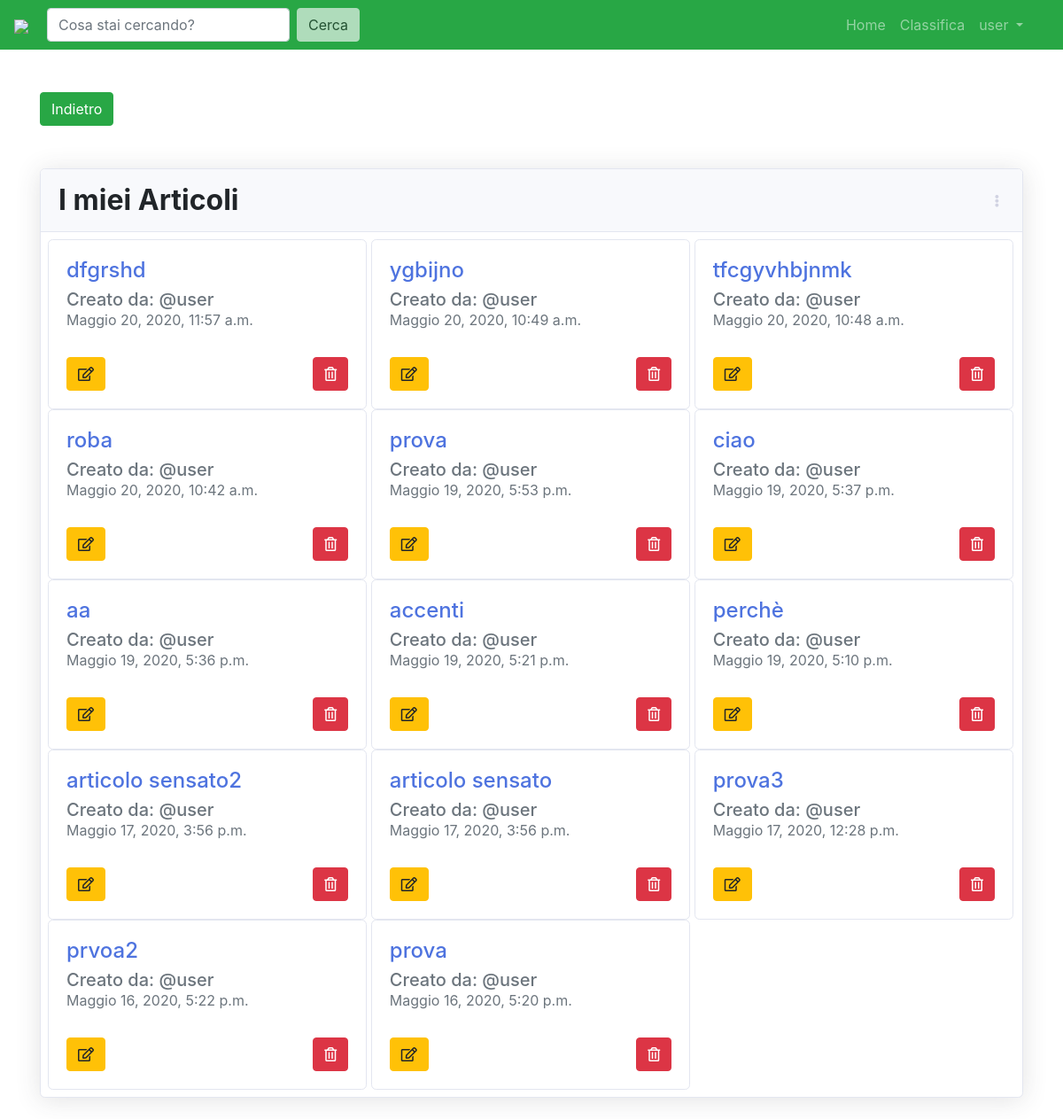
/user/user/ (signed in), run on the app's committed database.
### forum/models.py (models this page shows, shortened)
class Articolo(models.Model):
    titolo = models.CharField(max_length=120)
    descrizione = models.TextField()
    lingua_sorgente = models.CharField(max_length=5, default="it")
    data_creazione = models.DateTimeField(auto_now_add=True)
    autore_articolo = models.ForeignKey(User, on_delete=models.CASCADE, related_name="articoli")
    indice = models.FloatField(default=0.0)
    is_listed = models.BooleanField(default=True)  # default è pubblico
    lunghezza_minima_delle_parole_che_si_vogliono_eliminare = models.PositiveIntegerField(default=0)
    def get_absolute_url(self):
        return reverse("articolo_view", kwargs={"pk": self.pk})
    class Meta:
        verbose_name_plural = 'Articoli'

### core/views.py (the view)
# urls.py: path('user/<username>/', login_required(views.userProfileView), name='user_profile'),
def userProfileView(request, username, ):
    if request.user.username != username:
        return altriuserProfileView(request, username)
    user = get_object_or_404(User, username=username)
    articoli_utente = Articolo.objects.filter(autore_articolo=user.pk).order_by("-pk")
    context = {"user": user, "articoli_utente": articoli_utente}
    return render(request, 'core/profilo.html', context)

### core/templates/core/profilo.html
{% extends 'base.html' %}
{% load static %}
{% block content %}
    <link rel="stylesheet" type="text/css" href="{% static '/css/profilo.css' %}" />
    <a class="btn btn-success" href="/">Indietro</a>
    <br>
    <br>
    <br>
    <div class="card shadow mb-4">
        <div class="card-header py-3 d-flex flex-row align-items-center justify-content-between">
            <h2 class="m-0 font-weight-bold ">I miei Articoli</h2>
            <div class="dropdown no-arrow">
                <a class="dropdown-toggle" href="#" role="button" id="dropdownMenuLink" data-toggle="dropdown"
                   aria-haspopup="true" aria-expanded="false">
                    <i class="fas fa-ellipsis-v fa-sm fa-fw text-gray-400"></i>
                </a>
            </div>
        </div>
        <div class="card-body d-inline p-2">
            {% for articolo in articoli_utente%}
                <div class="card " style="display: inline-block;width: 33%;">
                    <div class="card-body">
                        <h4 class="card-title"><a href="{{articolo.get_absolute_url}}">{{articolo.titolo}} </a></h4>
                        <h5 class="card-subtitle mb-2 text-muted">Creato da: @{{articolo.autore_articolo}}</h5>
                        <h6 class="card-subtitle mb-2 text-muted">{{articolo.data_creazione}} </h6>
                        <br>
                        <a class="btn btn-danger float-right" href=" {%  url 'articolo-delete' articolo.id %}">
                            <i class='far fa-trash-alt'></i>
                        </a>
                        <a class="btn btn-warning" href=" {%  url 'articolo-modifica' articolo.id %}">
                            <i class='far fa-edit'></i>
                        </a>
                    </div>
                </div>
            {% endfor %}
        </div>
    </div>
{% endblock content %}

### templates/base.html (shortened to what this page needs)
<!doctype html>
<html lang="it">
<head>
    <link rel="stylesheet" type="text/css" href="https://cdnjs.cloudflare.com/ajax/libs/bootstrap-modal/2.2.6/css/bootstrap-modal.css" />
    <link rel="stylesheet" href="https://pro.fontawesome.com/releases/v5.10.0/css/all.css"/>
    <link rel="stylesheet" href="https://stackpath.bootstrapcdn.com/bootstrap/4.4.1/css/bootstrap.min.css">
    <link rel="stylesheet" type="text/css" href="https://cdn.datatables.net/v/bs4/dt-1.10.21/datatables.min.css" />
</head>
<body>
<nav class="navbar navbar-expand-lg navbar-dark bg-success">
    <a href="/"><img  style="width: 4rem;"  src="https://cdn.discordapp.com/attachments/700298265081544766/709061795721248768/fillobimbo.png"></a>
    <div class="collapse navbar-collapse" id="navbarSupportedContent">
        <div class="container">
            <form class="form-inline my-2 my-lg-0" action="{% url 'cerca' %}">
                <input name="q" class="inputCerca form-control mr-sm-2" type="" placeholder="Cosa stai cercando?" aria-label="Search">
                <button class="cerca btn btn-light my-2 my-sm-0" type="submit">Cerca</button>
            </form>
            <ul class="navbar-nav ml-auto">
                <li class="nav-item">
                    <a class="nav-link" href="/">Home<span class="sr-only">(current)</span></a>
                </li>
                <li class="nav-item">
                    <a class="nav-link" href="/forum/classifica">Classifica<span class="sr-only">(current)</span></a>
                </li>
                {% if request.user.is_authenticated %}
                    <li class="nav-item dropdown">
                        <a class="nav-link dropdown-toggle" href="#" id="navbarDropdown" role="button" data-toggle="dropdown" aria-haspopup="true" aria-expanded="false">
                            {{ request.user.username }}
                        </a>
                    </li>
                {% endif %}
            </ul>
        </div>
    </div>
</nav>
<div class="container">
    <br>
    <br>
    {% block content %}
    {% endblock content %}
</div>
</body>
</html>

### WordCommunity/static/css/profilo.css (style rules this page uses)
.fas { -moz-osx-font-smoothing:grayscale;-webkit-font-smoothing:antialiased;display:inline-block;font-style:normal;font-variant:normal;text-rendering:auto;line-height:1; }
.fa-sm { font-size:.875em; }
.fa-fw { text-align:center;width:1.25em; }
.fa-ellipsis-v:before { content:"\f142"; }
.fas { font-family:"Font Awesome 5 Free"; }
.fas { font-weight:900; }
*,::after,::before { box-sizing:border-box; }
h6 { margin-top:0;margin-bottom:.5rem; }
a { color:#4e73df;text-decoration:none;background-color:transparent; }
h6 { margin-bottom:.5rem;font-weight:400;line-height:1.2; }
h6 { font-size:1rem; }
.dropdown { position:relative; }
.dropdown-toggle { white-space:nowrap; }
.dropdown-toggle::after { display:inline-block;margin-left:.255em;vertical-align:.255em;content:"";border-top:.3em solid;border-right:.3em solid transparent;border-bottom:0;border-left:.3em solid transparent; }
.card { position:relative;display:flex;flex-direction:column;min-width:0;word-wrap:break-word;background-color:#fff;background-clip:border-box;border:1px solid #e3e6f0;border-radius:.35rem; }
.card-body { flex:1 1 auto;padding:1.25rem; }
.card-header { padding:.75rem 1.25rem;margin-bottom:0;background-color:#f8f9fc;border-bottom:1px solid #e3e6f0; }
.card-header:first-child { border-radius:calc(.35rem - 1px) calc(.35rem - 1px) 0 0; }
.d-flex { display:flex!important; }
.flex-row { flex-direction:row!important; }
.justify-content-between { justify-content:space-between!important; }
.align-items-center { align-items:center!important; }
.shadow { box-shadow:0 .15rem 1.75rem 0 rgba(58,59,69,.15)!important; }
.m-0 { margin:0!important; }
.mb-4 { margin-bottom:1.5rem!important; }
.py-3 { padding-top:1rem!important; }
.py-3 { padding-bottom:1rem!important; }
.font-weight-bold { font-weight:700!important; }
.text-gray-400 { color:#d1d3e2!important; }
.dropdown.no-arrow .dropdown-toggle::after { display:none; }
.card .card-header .dropdown { line-height:1; }

### data on the page
Articolo: titolo "dfgrshd", autore_articolo "user", data_creazione "Maggio 20, 2020, 11:57 a.m."
Articolo: titolo "ygbijno", autore_articolo "user", data_creazione "Maggio 20, 2020, 10:49 a.m."
Articolo: titolo "tfcgyvhbjnmk", autore_articolo "user", data_creazione "Maggio 20, 2020, 10:48 a.m."
Articolo: titolo "roba", autore_articolo "user", data_creazione "Maggio 20, 2020, 10:42 a.m."
Articolo: titolo "prova", autore_articolo "user", data_creazione "Maggio 19, 2020, 5:53 p.m."
Articolo: titolo "ciao", autore_articolo "user", data_creazione "Maggio 19, 2020, 5:37 p.m."
Articolo: titolo "aa", autore_articolo "user", data_creazione "Maggio 19, 2020, 5:36 p.m."
Articolo: titolo "accenti", autore_articolo "user", data_creazione "Maggio 19, 2020, 5:21 p.m."
Articolo: titolo "perchè", autore_articolo "user", data_creazione "Maggio 19, 2020, 5:10 p.m."
Articolo: titolo "articolo sensato2", autore_articolo "user", data_creazione "Maggio 17, 2020, 3:56 p.m."
Articolo: titolo "articolo sensato", autore_articolo "user", data_creazione "Maggio 17, 2020, 3:56 p.m."
Articolo: titolo "prova3", autore_articolo "user", data_creazione "Maggio 17, 2020, 12:28 p.m."
Articolo: titolo "prvoa2", autore_articolo "user", data_creazione "Maggio 16, 2020, 5:22 p.m."
Articolo: titolo "prova", autore_articolo "user", data_creazione "Maggio 16, 2020, 5:20 p.m."

### other printed values
{{ request.user.username }} "user"
